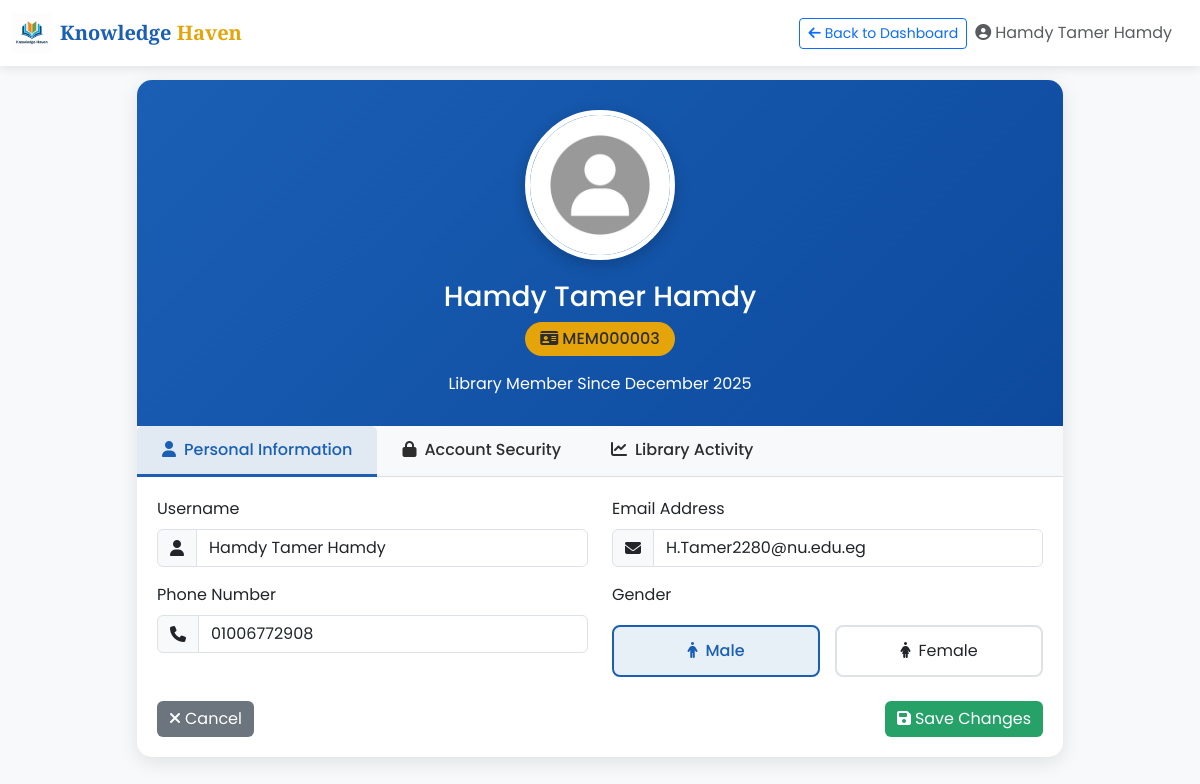
/user/profile.php (signed in), run on the app's committed database.
### tables this page shows
CREATE TABLE `members` (
  `member_id` int(11) NOT NULL,
  `user_id` int(11) NOT NULL,
  `member_code` varchar(20) NOT NULL,
  `total_books_borrowed` int(11) DEFAULT 0,
  `current_fines` decimal(10,2) DEFAULT 0.00,
  `created_at` timestamp NOT NULL DEFAULT current_timestamp(),
  `updated_at` timestamp NOT NULL DEFAULT current_timestamp() ON UPDATE current_timestamp()
);

CREATE TABLE `users` (
  `user_id` int(11) NOT NULL,
  `username` varchar(50) NOT NULL,
  `email` varchar(100) NOT NULL,
  `password` varchar(255) NOT NULL,
  `gender` enum('Male','Female') DEFAULT NULL,
  `phone_number` varchar(15) DEFAULT NULL,
  `profile_image` varchar(255) DEFAULT 'images/user_image.jpg',
  `role` enum('user','employee') DEFAULT 'user',
  `registration_date` timestamp NOT NULL DEFAULT current_timestamp(),
  `is_active` tinyint(1) DEFAULT 1,
  `created_at` timestamp NOT NULL DEFAULT current_timestamp(),
  `updated_at` timestamp NOT NULL DEFAULT current_timestamp() ON UPDATE current_timestamp()
);

### user/profile.php (the view, shortened to what this page needs)
<?php
include "../config.php";
$user_id = $_SESSION['user_id'];
$query = "SELECT u.*, m.member_id, m.member_code, m.total_books_borrowed, m.current_fines
          FROM users u
          LEFT JOIN members m ON u.user_id = m.user_id
          WHERE u.user_id = ?";
$stmt = mysqli_prepare($conn, $query);
mysqli_stmt_bind_param($stmt, "i", $user_id);
mysqli_stmt_execute($stmt);
$result = mysqli_stmt_get_result($stmt);
$user = mysqli_fetch_assoc($result);
$username_error = '';
$email_error = '';
$phone_error = '';
$gender_error = '';
?>
<!DOCTYPE html>
<html lang="en">
<head>
    <link href="https://cdn.jsdelivr.net/npm/bootstrap@5.3.0-alpha1/dist/css/bootstrap.min.css" rel="stylesheet">
    <link rel="stylesheet" href="https://cdnjs.cloudflare.com/ajax/libs/font-awesome/6.4.0/css/all.min.css">
</head>
<body>
    <nav class="navbar navbar-expand-lg navbar-custom fixed-top">
        <div class="container-fluid">
            <a class="navbar-brand" href="dashboard.php">
                <div class="d-flex align-items-center">
                    <img src="../assets/images/logo-library.png" alt="Logo" width="40" height="40" class="me-2">
                    <span style="font-family: 'Playfair Display', serif; font-weight: 700; color: var(--primary-color);">
                        Knowledge <span style="color: var(--accent-color);">Haven</span>
                    </span>
                </div>
            </a>
            <div class="d-flex align-items-center">
                <a href="dashboard.php" class="btn btn-outline-primary btn-sm me-2">
                    <i class="fas fa-arrow-left me-1"></i>Back to Dashboard
                </a>
                <span class="me-3 d-none d-md-block text-muted">
                    <i class="fas fa-user-circle me-1"></i><?php echo htmlspecialchars($user['username']); ?>
                </span>
            </div>
        </div>
    </nav>
    <div class="container">
        <div class="row justify-content-center">
            <div class="col-lg-10">
                <div class="profile-card mb-4">
                    <div class="profile-header">
                        <div class="profile-img-container" data-bs-toggle="modal" data-bs-target="#imageModal">
                            <img src="<?php echo htmlspecialchars($user['profile_image'] ?? '../assets/images/user_image.jpg'); ?>"
                                 alt="Profile"
                                 class="profile-img"
                                 onerror="this.src='../assets/images/user_image.jpg'">
                        </div>
                        <h3 class="mb-2"><?php echo htmlspecialchars($user['username']); ?></h3>
                        <div class="member-badge mb-3">
                            <i class="fas fa-id-card me-1"></i><?php echo htmlspecialchars($user['member_code']); ?>
                        </div>
                        <p class="mb-0">Library Member Since <?php echo date('F Y', strtotime($user['created_at'])); ?></p>
                    </div>
                    <ul class="nav nav-tabs" id="profileTabs" role="tablist">
                        <li class="nav-item" role="presentation">
                            <button class="nav-link active" id="personal-tab" data-bs-toggle="tab" data-bs-target="#personal" type="button">
                                <i class="fas fa-user me-2"></i>Personal Information
                            </button>
                        </li>
                        <li class="nav-item" role="presentation">
                            <button class="nav-link" id="account-tab" data-bs-toggle="tab" data-bs-target="#account" type="button">
                                <i class="fas fa-lock me-2"></i>Account Security
                            </button>
                        </li>
                        <li class="nav-item" role="presentation">
                            <button class="nav-link" id="activity-tab" data-bs-toggle="tab" data-bs-target="#activity" type="button">
                                <i class="fas fa-chart-line me-2"></i>Library Activity
                            </button>
                        </li>
                    </ul>
                    <div class="tab-content" id="profileTabsContent">
                        <div class="tab-pane fade show active" id="personal" role="tabpanel">
                            <form method="POST" action="">
                                <div class="row">
                                    <div class="col-md-6 mb-3">
                                        <label for="username" class="form-label">Username</label>
                                        <div class="input-group">
                                            <span class="input-group-text">
                                                <i class="fas fa-user"></i>
                                            </span>
                                            <input type="text"
                                                   class="form-control <?php echo !empty($username_error) ? 'is-invalid' : ''; ?>"
                                                   id="username"
                                                   name="username"
                                                   value="<?php echo htmlspecialchars($user['username']); ?>">
                                        </div>
                                    </div>
                                    <div class="col-md-6 mb-3">
                                        <label for="email" class="form-label">Email Address</label>
                                        <div class="input-group">
                                            <span class="input-group-text">
                                                <i class="fas fa-envelope"></i>
                                            </span>
                                            <input type="email"
                                                   class="form-control <?php echo !empty($email_error) ? 'is-invalid' : ''; ?>"
                                                   id="email"
                                                   name="email"
                                                   value="<?php echo htmlspecialchars($user['email']); ?>">
                                        </div>
                                    </div>
                                    <div class="col-md-6 mb-3">
                                        <label for="phone_number" class="form-label">Phone Number</label>
                                        <div class="input-group">
                                            <span class="input-group-text">
                                                <i class="fas fa-phone"></i>
                                            </span>
                                            <input type="tel"
                                                   class="form-control <?php echo !empty($phone_error) ? 'is-invalid' : ''; ?>"
                                                   id="phone_number"
                                                   name="phone_number"
                                                   value="<?php echo htmlspecialchars($user['phone_number'] ?? ''); ?>">
                                        </div>
                                    </div>
                                    <div class="col-md-6 mb-4">
                                        <label class="form-label">Gender</label>
                                        <div class="gender-options">
                                            <div class="gender-option">
                                                <label for="male" id="maleLabel" class="<?php echo !empty($gender_error) ? 'invalid-radio-label' : ''; ?>">
                                                    <i class="fas fa-male me-2"></i>Male
                                                </label>
                                            </div>
                                            <div class="gender-option">
                                                <label for="female" id="femaleLabel" class="<?php echo !empty($gender_error) ? 'invalid-radio-label' : ''; ?>">
                                                    <i class="fas fa-female me-2"></i>Female
                                                </label>
                                            </div>
                                        </div>
                                    </div>
                                </div>
                                <div class="d-flex justify-content-between">
                                    <button type="button" class="btn btn-cancel" onclick="window.location.href='dashboard.php'">
                                        <i class="fas fa-times me-1"></i>Cancel
                                    </button>
                                    <button type="submit" class="btn btn-save">
                                        <i class="fas fa-save me-1"></i>Save Changes
                                    </button>
                                </div>
                            </form>
                        </div>
                    </div>
                </div>
            </div>
        </div>
    </div>
</body>
</html>

### user/profile.php (style rules this page uses)
:root { --primary-color: #1a5fb4; --secondary-color: #26a269; --accent-color: #e5a50a; --dark-color: #2d2d2d; --light-color: #f8f9fa; }
body { font-family: 'Poppins', sans-serif; background-color: #f8f9fa; padding-top: 80px; }
.navbar-custom { background-color: white; box-shadow: 0 2px 10px rgba(0,0,0,0.1); }
.profile-card { border-radius: 15px; border: none; box-shadow: 0 5px 20px rgba(0,0,0,0.1); overflow: hidden; }
.profile-header { background: linear-gradient(135deg, var(--primary-color) 0%, #0d4a9e 100%); color: white; padding: 30px; text-align: center; }
.profile-img-container { position: relative; display: inline-block; margin-bottom: 20px; }
.profile-img { width: 150px; height: 150px; border-radius: 50%; border: 5px solid white; object-fit: cover; box-shadow: 0 5px 15px rgba(0,0,0,0.2); }
.member-badge { background-color: var(--accent-color); color: var(--dark-color); padding: 5px 15px; border-radius: 20px; font-weight: 500; display: inline-block; }
.btn-cancel { background-color: #6c757d; color: white; border: none; }
.btn-save { background-color: var(--secondary-color); color: white; border: none; }
.tab-content { padding: 20px; background-color: white; border-radius: 0 0 10px 10px; box-shadow: 0 3px 10px rgba(0,0,0,0.05); }
.nav-tabs .nav-link { color: var(--dark-color); font-weight: 500; border: none; padding: 12px 25px; }
.nav-tabs .nav-link.active { color: var(--primary-color); background-color: rgba(26, 95, 180, 0.1); border-bottom: 3px solid var(--primary-color); }
.gender-options { display: flex; gap: 15px; margin-top: 10px; }
.gender-option { flex: 1; }
.gender-option label { display: block; padding: 12px; border: 2px solid #dee2e6; border-radius: 8px; text-align: center; cursor: pointer; transition: all 0.3s; }
.gender-option input[type="radio"]:checked + label { border-color: var(--primary-color); background-color: rgba(26, 95, 180, 0.1); color: var(--primary-color); font-weight: 500; }

### data on the page
members: user.username "Hamdy Tamer Hamdy", member_code "MEM000003", user.created_at "December 2025", username "Hamdy Tamer Hamdy", email "H.Tamer2280@nu.edu.eg", phone_number "01006772908"
